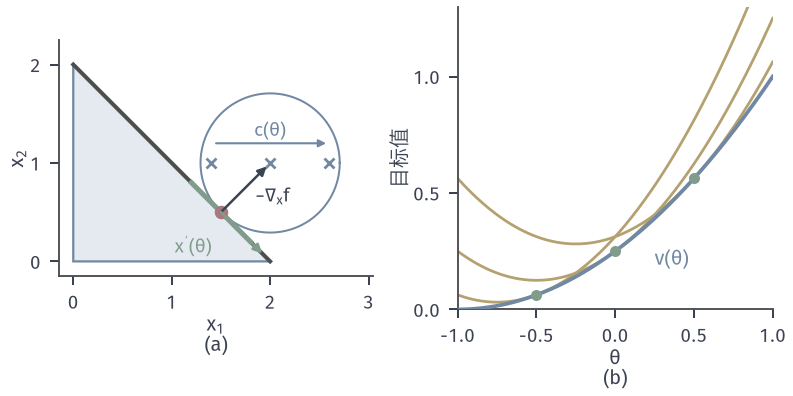

This figure's Python source:
from pathlib import Path
import sys
sys.path.insert(0, str(Path(__file__).resolve().parents[1]/'sens-common'))
from sens_core import *
# f(x,theta)=.5(x1-2-theta)^2+.5(x2-1)^2 on the triangle tau=2. Branch x=(1.5+theta/2,.5-theta/2), v=(1+theta)^2/4.
fig, axs = figure(width_mm=112, height_mm=56, ncols=2)
ax = axs[0]
triangle(ax, 2, (1,))
Th = [-.6, 0, .6]
for th in Th:
    c = np.array([2+th, 1.])
    ax.plot(*c, marker='x', color=BLUE, ms=4.2, mew=1.1, ls='none', zorder=6)
circles(ax, radii=(np.sqrt(.5),), lw=.8)
xa, xb = budget(2, (1.4, 1))[0], budget(2, (2.6, 1))[0]
ax.plot([xa[0], xb[0]], [xa[1], xb[1]], color=GREEN, lw=2.0, zorder=6)
opt_point(ax, (1.5, .5))
ax.annotate('', xy=(2, 1), xytext=(1.5, .5), arrowprops=dict(arrowstyle='-|>', color=INK, lw=1.0, mutation_scale=7, shrinkA=0, shrinkB=2), zorder=9)
ax.annotate('', xy=(1.5+.42, .5-.42), xytext=(1.5, .5), arrowprops=dict(arrowstyle='-|>', color=GREEN, lw=1.1, mutation_scale=7, shrinkA=0, shrinkB=0), zorder=9)
ax.text(1.03, .26, r"$x'(\theta)$", fontsize=7.5, color=GREEN, va='top')
ax.text(1.85, .6, r'$-\nabla_{x}f$', fontsize=7.5)
ax.annotate('', xy=(2.62, 1.2), xytext=(1.4, 1.2), arrowprops=dict(arrowstyle='-|>', color=BLUE, lw=.85, mutation_scale=6))
ax.text(2.0, 1.27, r'$c(\theta)$', fontsize=7.5, color=BLUE, ha='center')
ax.set_aspect('equal'); clean(ax, (-.15, 3.05), (-.15, 2.25), xlabel='$x_1$', ylabel='$x_2$', sub='(a)')
ax.set_xticks([0, 1, 2, 3]); ax.set_yticks([0, 1, 2])
ax = axs[1]
T = np.linspace(-1, 1, 201)
for th in (-.5, 0, .5):
    x = np.array([1.5+th/2, .5-th/2])
    ax.plot(T, .5*(x[0]-2-T)**2+.5*(x[1]-1)**2, color=YELLOW, lw=1.1, zorder=2)
    ax.plot([th], [(1+th)**2/4], 'o', color=GREEN, ms=3.4, zorder=5)
ax.plot(T, (1+T)**2/4, color=BLUE, lw=1.5, zorder=4)
ax.text(.25, .19, r'$v(\theta)$', fontsize=8, color=BLUE)
clean(ax, (-1, 1), (0, 1.3), xlabel=r'$\theta$', sub='(b)', ylabel='目标值')
ax.set_xticks([-1, -.5, 0, .5, 1]); ax.set_yticks([0, .5, 1])
save(fig, Path(__file__).resolve().parent, 'figure', {'v': '(1+theta)^2/4'})
